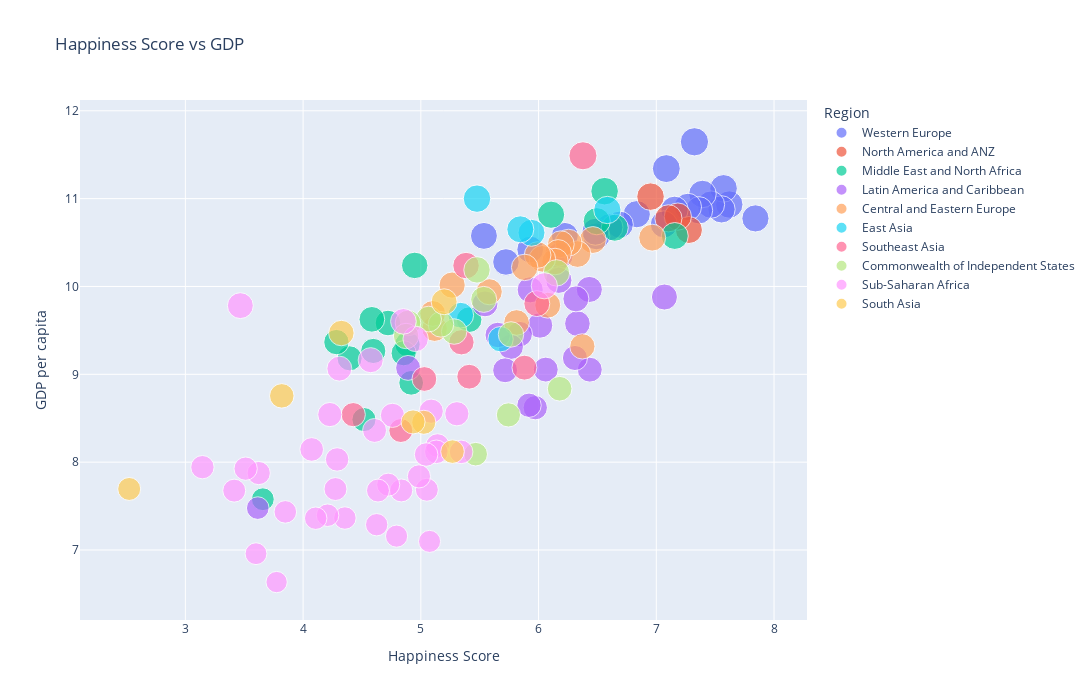

The notebook cell saved with this chart:
### Markdown cell above
### Happiness Score vs GDP Scatter Plot

### Code cell
fig = px.scatter(
    df2,
    x='happiness_score',
    y='GDP_per_capita',
    color='regional_indicator',
    title='Happiness Score vs GDP',
    labels={
        'happiness_score': 'Happiness Score',
        'GDP_per_capita': 'GDP per capita',
        'regional_indicator': 'Region'
    },
    size='GDP_per_capita',
    hover_data=['country'],
)
fig.layout.height = 700
fig.layout.width = 1200
fig.show()

### Figure 1 — Plotly figure (JSON) as saved in the notebook; plotly's stock layout.template omitted (floating-point values rounded to 4 significant figures)
{"data": [{"customdata": [["Finland"], ["Denmark"], ["Switzerland"], ["Iceland"], ["Netherlands"], ["Norway"], ["Sweden"], ["Luxembourg"], ["Austria"], ["Germany"], ["Ireland"], ["United Kingdom"], ["Belgium"], ["France"], ["Malta"], ["Spain"], ["Italy"], ["Cyprus"], ["Portugal"], ["Greece"], ["North Cyprus"]], "hovertemplate": "Region=Western Europe<br>Happiness Score=%{x}<br>GDP per capita=%{marker.size}<br>country=%{customdata[0]}<extra></extra>", "legendgroup": "Western Europe", "marker": {"color": "#636efa", "size": [10.78, 10.93, 11.12, 10.88, 10.93, 11.05, 10.87, 11.65, 10.91, 10.87, 11.34, 10.71, 10.82, 10.7, 10.67, 10.57, 10.62, 10.58, 10.42, 10.28, 10.58], "sizemode": "area", "sizeref": 0.02912, "symbol": "circle"}, "mode": "markers", "name": "Western Europe", "orientation": "v", "showlegend": true, "type": "scatter", "x": [7.842, 7.62, 7.571, 7.554, 7.464, 7.392, 7.363, 7.324, 7.268, 7.155, 7.085, 7.064, 6.834, 6.69, 6.602, 6.491, 6.483, 6.223, 5.929, 5.723, 5.536], "xaxis": "x", "y": [10.78, 10.93, 11.12, 10.88, 10.93, 11.05, 10.87, 11.65, 10.91, 10.87, 11.34, 10.71, 10.82, 10.7, 10.67, 10.57, 10.62, 10.58, 10.42, 10.28, 10.58], "yaxis": "y"}, {"customdata": [["New Zealand"], ["Australia"], ["Canada"], ["United States"]], "hovertemplate": "Region=North America and ANZ<br>Happiness Score=%{x}<br>GDP per capita=%{marker.size}<br>country=%{customdata[0]}<extra></extra>", "legendgroup": "North America and ANZ", "marker": {"color": "#EF553B", "size": [10.64, 10.8, 10.78, 11.02], "sizemode": "area", "sizeref": 0.02912, "symbol": "circle"}, "mode": "markers", "name": "North America and ANZ", "orientation": "v", "showlegend": true, "type": "scatter", "x": [7.277, 7.183, 7.103, 6.951], "xaxis": "x", "y": [10.64, 10.8, 10.78, 11.02], "yaxis": "y"}, {"customdata": [["Israel"], ["Bahrain"], ["United Arab Emirates"], ["Saudi Arabia"], ["Kuwait"], ["Libya"], ["Turkey"], ["Morocco"], ["Algeria"], ["Iraq"], ["Iran"], ["Tunisia"], ["Lebanon"], ["Palestinian Territories"], ["Jordan"], ["Egypt"], ["Yemen"]], "hovertemplate": "Region=Middle East and North Africa<br>Happiness Score=%{x}<br>GDP per capita=%{marker.size}<br>country=%{customdata[0]}<extra></extra>", "legendgroup": "Middle East and North Africa", "marker": {"color": "#00cc96", "size": [10.57, 10.67, 11.09, 10.74, 10.82, 9.622, 10.24, 8.903, 9.342, 9.24, 9.584, 9.266, 9.626, 8.485, 9.182, 9.367, 7.578], "sizemode": "area", "sizeref": 0.02912, "symbol": "circle"}, "mode": "markers", "name": "Middle East and North Africa", "orientation": "v", "showlegend": true, "type": "scatter", "x": [7.157, 6.647, 6.561, 6.494, 6.106, 5.41, 4.948, 4.918, 4.887, 4.854, 4.721, 4.596, 4.584, 4.517, 4.395, 4.283, 3.658], "xaxis": "x", "y": [10.57, 10.67, 11.09, 10.74, 10.82, 9.622, 10.24, 8.903, 9.342, 9.24, 9.584, 9.266, 9.626, 8.485, 9.182, 9.367, 7.578], "yaxis": "y"}, {"customdata": [["Costa Rica"], ["Guatemala"], ["Uruguay"], ["Brazil"], ["Mexico"], ["Jamaica"], ["Panama"], ["Chile"], ["El Salvador"], ["Colombia"], ["Nicaragua"], ["Argentina"], ["Honduras"], ["Peru"], ["Ecuador"], ["Bolivia"], ["Paraguay"], ["Dominican Republic"], ["Venezuela"], ["Haiti"]], "hovertemplate": "Region=Latin America and Caribbean<br>Happiness Score=%{x}<br>GDP per capita=%{marker.size}<br>country=%{customdata[0]}<extra></extra>", "legendgroup": "Latin America and Caribbean", "marker": {"color": "#ab63fa", "size": [9.88, 9.053, 9.966, 9.577, 9.859, 9.186, 10.35, 10.07, 9.054, 9.557, 8.62, 9.962, 8.648, 9.458, 9.313, 9.046, 9.448, 9.802, 9.073, 7.477], "sizemode": "area", "sizeref": 0.02912, "symbol": "circle"}, "mode": "markers", "name": "Latin America and Caribbean", "orientation": "v", "showlegend": true, "type": "scatter", "x": [7.069, 6.435, 6.431, 6.33, 6.317, 6.309, 6.18, 6.172, 6.061, 6.012, 5.972, 5.929, 5.919, 5.84, 5.764, 5.716, 5.653, 5.545, 4.892, 3.615], "xaxis": "x", "y": [9.88, 9.053, 9.966, 9.577, 9.859, 9.186, 10.35, 10.07, 9.054, 9.557, 8.62, 9.962, 8.648, 9.458, 9.313, 9.046, 9.448, 9.802, 9.073, 7.477], "yaxis": "y"}, {"customdata": [["Czech Republic"], ["Slovenia"], ["Kosovo"], ["Slovakia"], ["Lithuania"], ["Estonia"], ["Poland"], ["Romania"], ["Serbia"], ["Latvia"], ["Hungary"], ["Croatia"], ["Bosnia and Herzegovina"], ["Montenegro"], ["Bulgaria"], ["Albania"], ["North Macedonia"]], "hovertemplate": "Region=Central and Eastern Europe<br>Happiness Score=%{x}<br>GDP per capita=%{marker.size}<br>country=%{customdata[0]}<extra></extra>", "legendgroup": "Central and Eastern Europe", "marker": {"color": "#FFA15A", "size": [10.56, 10.53, 9.318, 10.37, 10.5, 10.48, 10.38, 10.28, 9.787, 10.31, 10.36, 10.22, 9.59, 9.94, 10.02, 9.52, 9.693], "sizemode": "area", "sizeref": 0.02912, "symbol": "circle"}, "mode": "markers", "name": "Central and Eastern Europe", "orientation": "v", "showlegend": true, "type": "scatter", "x": [6.965, 6.461, 6.372, 6.331, 6.255, 6.189, 6.166, 6.14, 6.078, 6.032, 5.992, 5.882, 5.813, 5.581, 5.266, 5.117, 5.101], "xaxis": "x", "y": [10.56, 10.53, 9.318, 10.37, 10.5, 10.48, 10.38, 10.28, 9.787, 10.31, 10.36, 10.22, 9.59, 9.94, 10.02, 9.52, 9.693], "yaxis": "y"}, {"customdata": [["Taiwan Province of China"], ["Japan"], ["South Korea"], ["Mongolia"], ["Hong Kong S.A.R. of China"], ["China"]], "hovertemplate": "Region=East Asia<br>Happiness Score=%{x}<br>GDP per capita=%{marker.size}<br>country=%{customdata[0]}<extra></extra>", "legendgroup": "East Asia", "marker": {"color": "#19d3f3", "size": [10.87, 10.61, 10.65, 9.4, 11, 9.673], "sizemode": "area", "sizeref": 0.02912, "symbol": "circle"}, "mode": "markers", "name": "East Asia", "orientation": "v", "showlegend": true, "type": "scatter", "x": [6.584, 5.94, 5.845, 5.677, 5.477, 5.339], "xaxis": "x", "y": [10.87, 10.61, 10.65, 9.4, 11, 9.673], "yaxis": "y"}, {"customdata": [["Singapore"], ["Thailand"], ["Philippines"], ["Vietnam"], ["Malaysia"], ["Indonesia"], ["Laos"], ["Cambodia"], ["Myanmar"]], "hovertemplate": "Region=Southeast Asia<br>Happiness Score=%{x}<br>GDP per capita=%{marker.size}<br>country=%{customdata[0]}<extra></extra>", "legendgroup": "Southeast Asia", "marker": {"color": "#FF6692", "size": [11.49, 9.805, 9.076, 8.973, 10.24, 9.365, 8.947, 8.36, 8.541], "sizemode": "area", "sizeref": 0.02912, "symbol": "circle"}, "mode": "markers", "name": "Southeast Asia", "orientation": "v", "showlegend": true, "type": "scatter", "x": [6.377, 5.985, 5.88, 5.411, 5.384, 5.345, 5.03, 4.83, 4.426], "xaxis": "x", "y": [11.49, 9.805, 9.076, 8.973, 10.24, 9.365, 8.947, 8.36, 8.541], "yaxis": "y"}, {"customdata": [["Uzbekistan"], ["Kazakhstan"], ["Moldova"], ["Kyrgyzstan"], ["Belarus"], ["Russia"], ["Tajikistan"], ["Armenia"], ["Azerbaijan"], ["Turkmenistan"], ["Georgia"], ["Ukraine"]], "hovertemplate": "Region=Commonwealth of Independent States<br>Happiness Score=%{x}<br>GDP per capita=%{marker.size}<br>country=%{customdata[0]}<extra></extra>", "legendgroup": "Commonwealth of Independent States", "marker": {"color": "#B6E880", "size": [8.836, 10.15, 9.454, 8.538, 9.853, 10.19, 8.091, 9.487, 9.569, 9.629, 9.585, 9.436], "sizemode": "area", "sizeref": 0.02912, "symbol": "circle"}, "mode": "markers", "name": "Commonwealth of Independent States", "orientation": "v", "showlegend": true, "type": "scatter", "x": [6.179, 6.152, 5.766, 5.744, 5.534, 5.477, 5.466, 5.283, 5.171, 5.066, 4.891, 4.875], "xaxis": "x", "y": [8.836, 10.15, 9.454, 8.538, 9.853, 10.19, 8.091, 9.487, 9.569, 9.629, 9.585, 9.436], "yaxis": "y"}, {"customdata": [["Mauritius"], ["Congo (Brazzaville)"], ["Ivory Coast"], ["Cameroon"], ["Senegal"], ["Ghana"], ["Niger"], ["Gambia"], ["Benin"], ["Guinea"], ["South Africa"], ["Gabon"], ["Burkina Faso"], ["Mozambique"], ["Nigeria"], ["Mali"], ["Uganda"], ["Liberia"], ["Kenya"], ["Namibia"], ["Chad"], ["Swaziland"], ["Comoros"], ["Ethiopia"], ["Mauritania"], ["Madagascar"], ["Togo"], ["Zambia"], ["Sierra Leone"], ["Burundi"], ["Tanzania"], ["Malawi"], ["Lesotho"], ["Botswana"], ["Rwanda"], ["Zimbabwe"]], "hovertemplate": "Region=Sub-Saharan Africa<br>Happiness Score=%{x}<br>GDP per capita=%{marker.size}<br>country=%{customdata[0]}<extra></extra>", "legendgroup": "Sub-Saharan Africa", "marker": {"color": "#FF97FF", "size": [10.01, 8.117, 8.551, 8.189, 8.118, 8.58, 7.098, 7.686, 8.087, 7.838, 9.403, 9.603, 7.678, 7.158, 8.533, 7.744, 7.677, 7.288, 8.361, 9.161, 7.364, 9.065, 8.031, 7.694, 8.542, 7.396, 7.362, 8.145, 7.434, 6.635, 7.876, 6.958, 7.926, 9.782, 7.676, 7.943], "sizemode": "area", "sizeref": 0.02912, "symbol": "circle"}, "mode": "markers", "name": "Sub-Saharan Africa", "orientation": "v", "showlegend": true, "type": "scatter", "x": [6.049, 5.342, 5.306, 5.142, 5.132, 5.088, 5.074, 5.051, 5.045, 4.984, 4.956, 4.852, 4.834, 4.794, 4.759, 4.723, 4.636, 4.625, 4.607, 4.574, 4.355, 4.308, 4.289, 4.275, 4.227, 4.208, 4.107, 4.073, 3.849, 3.775, 3.623, 3.6, 3.512, 3.467, 3.415, 3.145], "xaxis": "x", "y": [10.01, 8.117, 8.551, 8.189, 8.118, 8.58, 7.098, 7.686, 8.087, 7.838, 9.403, 9.603, 7.678, 7.158, 8.533, 7.744, 7.677, 7.288, 8.361, 9.161, 7.364, 9.065, 8.031, 7.694, 8.542, 7.396, 7.362, 8.145, 7.434, 6.635, 7.876, 6.958, 7.926, 9.782, 7.676, 7.943], "yaxis": "y"}, {"customdata": [["Nepal"], ["Maldives"], ["Bangladesh"], ["Pakistan"], ["Sri Lanka"], ["India"], ["Afghanistan"]], "hovertemplate": "Region=South Asia<br>Happiness Score=%{x}<br>GDP per capita=%{marker.size}<br>country=%{customdata[0]}<extra></extra>", "legendgroup": "South Asia", "marker": {"color": "#FECB52", "size": [8.12, 9.826, 8.454, 8.458, 9.47, 8.755, 7.695], "sizemode": "area", "sizeref": 0.02912, "symbol": "circle"}, "mode": "markers", "name": "South Asia", "orientation": "v", "showlegend": true, "type": "scatter", "x": [5.269, 5.198, 5.025, 4.934, 4.325, 3.819, 2.523], "xaxis": "x", "y": [8.12, 9.826, 8.454, 8.458, 9.47, 8.755, 7.695], "yaxis": "y"}], "layout": {"height": 700, "legend": {"itemsizing": "constant", "title": {"text": "Region"}, "tracegroupgap": 0}, "title": {"text": "Happiness Score vs GDP"}, "width": 1200, "xaxis": {"anchor": "y", "domain": [0, 1], "title": {"text": "Happiness Score"}}, "yaxis": {"anchor": "x", "domain": [0, 1], "title": {"text": "GDP per capita"}}}}
